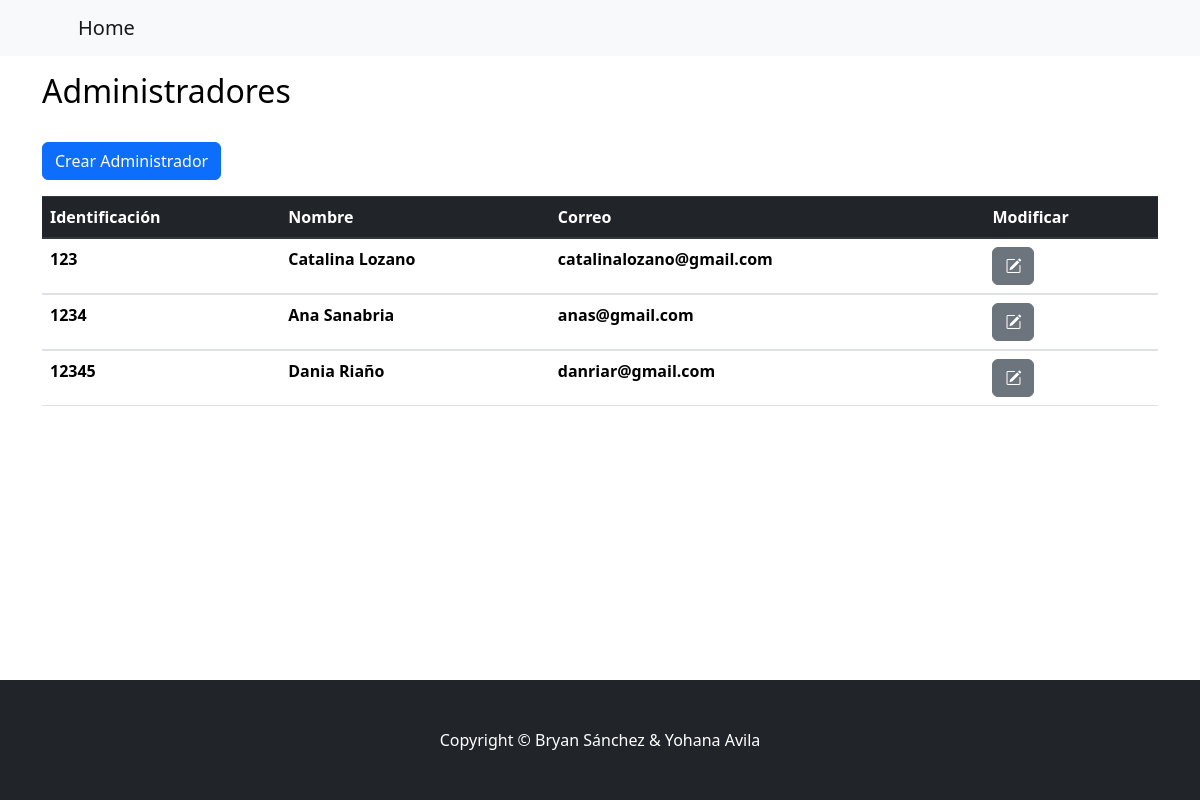
Screenshot of /Administradores/administradores.php with the database file from the repository.
### tables this page shows
CREATE TABLE IF NOT EXISTS `administrador` (
  `id_admin` int(11) NOT NULL,
  `nombre` varchar(50) DEFAULT NULL,
  `correo` varchar(50) DEFAULT NULL,
  `clave` text DEFAULT NULL,
  PRIMARY KEY (`id_admin`)
);

### Administradores/administradores.php (the view, shortened to what this page needs)
<!DOCTYPE html>
<html lang="en">
    <head>
        <link rel="stylesheet" href="../sw/dist/sweetalert2.min.css">
        <link rel="stylesheet" href="https://cdn.jsdelivr.net/npm/bootstrap@4.0.0/dist/css/bootstrap.min.css">
        <link href="https://cdn.jsdelivr.net/npm/bootstrap-icons@1.10.5/font/bootstrap-icons.css" rel="stylesheet" >
        <link href="../css/bootstrap.css" rel="stylesheet" />
    </head>
    <body>
        <nav class="navbar navbar-expand-lg navbar-light bg-light">
            <div class="container px-4 px-lg-5">
                <a class="navbar-brand" href="../home.php">Home</a>
                        <?php
                            function sesion(){
                                $ses=$_SESSION['usuario'];
                                return $ses;
                            }
                            function valid_admin(){
                                $sess=sesion();
                                include_once('../conexion.php');
                                return mysqli_query(conectar(), "select id_admin from administrador where id_admin='$sess'");
                            }
                            function valid_client(){
                                $sess=sesion();
                                include_once('../conexion.php');
                                return mysqli_query(conectar(), "select id_cliente from cliente where id_cliente='$sess'");
                            }
                        ?>
            </div>
        </nav>
        <div class="container">
            <h2 class="text-black mt-3">Administradores</h2>
            <div class="row g-3 mt-3">
                <div class="col-3">
                    <a class="btn btn-primary" href="./crear_admin.php" role="button">Crear Administrador</a>
                </div>
            </div>
            <div class="row mt-3">
                <div class="col">
                    <table class="table" style="border-radius: 30px;" >
                        <thead class="thead-dark">
                            <tr>
                                <th>Identificación</th>
                                <th>Nombre</th>
                                <th>Correo</th>
                                <th>Modificar</th>
                            </tr>
                        </thead>
                        <tbody>
                        <?php
                            include('./consultarSQL.php');
                            $res=consultarAdmins();
                            foreach($res as $row){?>
                            <tr>
                                <th><?php echo $row['id_admin']?></th>
                                <th><?php echo $row['nombre']?></th>
                                <th><?php echo $row['correo']?></th>
                                <th>
                                    <a class="btn btn-secondary" href="./modificar_admin.php?id_admin=<?php echo $row['id_admin']?>" mr-2><i class="bi bi-pencil-square"></i></a>
                                </th>
                            </tr>
                        </tbody>
                        <?php }?>
                    </table>
                </div>
            </div>
        </div>
        <footer class="py-5 bg-dark" style="position: fixed;bottom: 0; width: 100%; ">
            <div class="container"><p class="m-0 text-center text-white">Copyright &copy; Bryan Sánchez & Yohana Avila</p></div>
        </footer>
    </body>
</html>

### rows the page displays
administrador: id_admin "123", nombre "Catalina Lozano", correo "catalinalozano@gmail.com"
administrador: id_admin "1234", nombre "Ana Sanabria", correo "anas@gmail.com"
administrador: id_admin "12345", nombre "Dania Riaño", correo "danriar@gmail.com"
